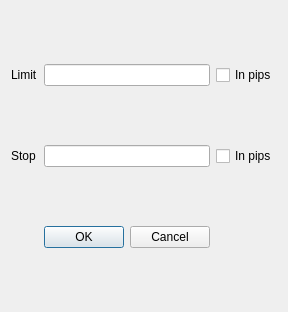
<?xml version="1.0" encoding="UTF-8"?>
<ui version="4.0">
 <class>OrderStopLimit</class>
 <widget class="QDialog" name="OrderStopLimit">
  <property name="geometry">
   <rect>
    <x>0</x>
    <y>0</y>
    <width>263</width>
    <height>312</height>
   </rect>
  </property>
  <property name="windowTitle">
   <string>Dialog</string>
  </property>
  <layout class="QGridLayout" name="gridLayout">
   <item row="1" column="0">
    <widget class="QLabel" name="label_2">
     <property name="text">
      <string>Stop</string>
     </property>
    </widget>
   </item>
   <item row="0" column="0">
    <widget class="QLabel" name="label">
     <property name="text">
      <string>Limit</string>
     </property>
    </widget>
   </item>
   <item row="0" column="1">
    <widget class="QLineEdit" name="lineEdit"/>
   </item>
   <item row="0" column="2">
    <widget class="QCheckBox" name="checkBox">
     <property name="text">
      <string>In pips</string>
     </property>
    </widget>
   </item>
   <item row="1" column="1">
    <widget class="QLineEdit" name="lineEdit_2"/>
   </item>
   <item row="1" column="2">
    <widget class="QCheckBox" name="checkBox_2">
     <property name="text">
      <string>In pips</string>
     </property>
    </widget>
   </item>
   <item row="2" column="1">
    <widget class="QDialogButtonBox" name="buttonBox">
     <property name="orientation">
      <enum>Qt::Horizontal</enum>
     </property>
     <property name="standardButtons">
      <set>QDialogButtonBox::Cancel|QDialogButtonBox::Ok</set>
     </property>
    </widget>
   </item>
  </layout>
 </widget>
 <resources/>
 <connections>
  <connection>
   <sender>buttonBox</sender>
   <signal>accepted()</signal>
   <receiver>OrderStopLimit</receiver>
   <slot>accept()</slot>
   <hints>
    <hint type="sourcelabel">
     <x>248</x>
     <y>254</y>
    </hint>
    <hint type="destinationlabel">
     <x>157</x>
     <y>274</y>
    </hint>
   </hints>
  </connection>
  <connection>
   <sender>buttonBox</sender>
   <signal>rejected()</signal>
   <receiver>OrderStopLimit</receiver>
   <slot>reject()</slot>
   <hints>
    <hint type="sourcelabel">
     <x>316</x>
     <y>260</y>
    </hint>
    <hint type="destinationlabel">
     <x>286</x>
     <y>274</y>
    </hint>
   </hints>
  </connection>
 </connections>
</ui>
